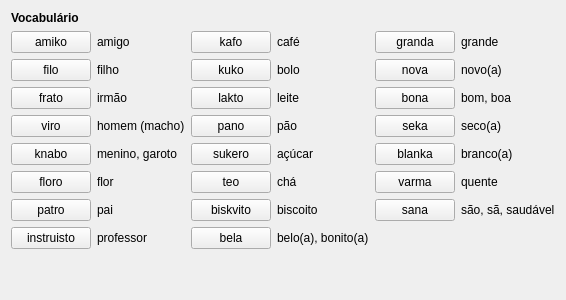
     <widget class="QWidget" name="tab_5">
      <attribute name="icon">
       <iconset resource="ikonoj.qrc">
        <normaloff>:/ikonoj/leciono.png</normaloff>:/ikonoj/leciono.png</iconset>
      </attribute>
      <attribute name="title">
       <string>5</string>
      </attribute>
      <layout class="QVBoxLayout" name="verticalLayout_16">
       <item>
        <widget class="titolo" name="Lec01_Label35">
         <property name="maximumSize">
          <size>
           <width>16777215</width>
           <height>25</height>
          </size>
         </property>
         <property name="font">
          <font>
           <weight>75</weight>
           <bold>true</bold>
          </font>
         </property>
         <property name="text">
          <string>Vocabulário</string>
         </property>
         <property name="wordWrap">
          <bool>true</bool>
         </property>
        </widget>
       </item>
       <item>
        <layout class="QHBoxLayout" name="horizontalLayout_82">
         <item>
          <layout class="QVBoxLayout" name="verticalLayout_13">
           <item>
            <layout class="QHBoxLayout" name="horizontalLayout_58">
             <item>
              <widget class="klakbutono" name="Lec01_Button207">
               <property name="sizePolicy">
                <sizepolicy hsizetype="Maximum" vsizetype="Fixed">
                 <horstretch>0</horstretch>
                 <verstretch>0</verstretch>
                </sizepolicy>
               </property>
               <property name="maximumSize">
                <size>
                 <width>16777215</width>
                 <height>16777215</height>
                </size>
               </property>
               <property name="text">
                <string>amiko</string>
               </property>
              </widget>
             </item>
             <item>
              <widget class="QLabel" name="Lec01_Label44">
               <property name="text">
                <string>amigo</string>
               </property>
               <property name="wordWrap">
                <bool>true</bool>
               </property>
              </widget>
             </item>
            </layout>
           </item>
           <item>
            <layout class="QHBoxLayout" name="horizontalLayout_59">
             <item>
              <widget class="klakbutono" name="Lec01_Button208">
               <property name="sizePolicy">
                <sizepolicy hsizetype="Maximum" vsizetype="Fixed">
                 <horstretch>0</horstretch>
                 <verstretch>0</verstretch>
                </sizepolicy>
               </property>
               <property name="maximumSize">
                <size>
                 <width>16777215</width>
                 <height>16777215</height>
                </size>
               </property>
               <property name="text">
                <string>filo</string>
               </property>
              </widget>
             </item>
             <item>
              <widget class="QLabel" name="Lec01_Label45">
               <property name="text">
                <string>filho</string>
               </property>
               <property name="wordWrap">
                <bool>true</bool>
               </property>
              </widget>
             </item>
            </layout>
           </item>
           <item>
            <layout class="QHBoxLayout" name="horizontalLayout_60">
             <item>
              <widget class="klakbutono" name="Lec01_Button209">
               <property name="sizePolicy">
                <sizepolicy hsizetype="Maximum" vsizetype="Fixed">
                 <horstretch>0</horstretch>
                 <verstretch>0</verstretch>
                </sizepolicy>
               </property>
               <property name="maximumSize">
                <size>
                 <width>16777215</width>
                 <height>16777215</height>
                </size>
               </property>
               <property name="text">
                <string>frato</string>
               </property>
              </widget>
             </item>
             <item>
              <widget class="QLabel" name="Lec01_Label46">
               <property name="text">
                <string>irmão</string>
               </property>
               <property name="wordWrap">
                <bool>true</bool>
               </property>
              </widget>
             </item>
            </layout>
           </item>
           <item>
            <layout class="QHBoxLayout" name="horizontalLayout_61">
             <item>
              <widget class="klakbutono" name="Lec01_Button210">
               <property name="sizePolicy">
                <sizepolicy hsizetype="Maximum" vsizetype="Fixed">
                 <horstretch>0</horstretch>
                 <verstretch>0</verstretch>
                </sizepolicy>
               </property>
               <property name="maximumSize">
                <size>
                 <width>16777215</width>
                 <height>16777215</height>
                </size>
               </property>
               <property name="text">
                <string>viro</string>
               </property>
              </widget>
             </item>
             <item>
              <widget class="QLabel" name="Lec01_Label47">
               <property name="text">
                <string>homem (macho)</string>
               </property>
               <property name="wordWrap">
                <bool>true</bool>
               </property>
              </widget>
             </item>
            </layout>
           </item>
           <item>
            <layout class="QHBoxLayout" name="horizontalLayout_62">
             <item>
              <widget class="klakbutono" name="Lec01_Button211">
               <property name="sizePolicy">
                <sizepolicy hsizetype="Maximum" vsizetype="Fixed">
                 <horstretch>0</horstretch>
                 <verstretch>0</verstretch>
                </sizepolicy>
               </property>
               <property name="maximumSize">
                <size>
                 <width>16777215</width>
                 <height>16777215</height>
                </size>
               </property>
               <property name="text">
                <string>knabo</string>
               </property>
              </widget>
             </item>
             <item>
              <widget class="QLabel" name="Lec01_Label48">
               <property name="text">
                <string>menino, garoto</string>
               </property>
               <property name="wordWrap">
                <bool>true</bool>
               </property>
              </widget>
             </item>
            </layout>
           </item>
           <item>
            <layout class="QHBoxLayout" name="horizontalLayout_63">
             <item>
              <widget class="klakbutono" name="Lec01_Button212">
               <property name="sizePolicy">
                <sizepolicy hsizetype="Maximum" vsizetype="Fixed">
                 <horstretch>0</horstretch>
                 <verstretch>0</verstretch>
                </sizepolicy>
               </property>
               <property name="maximumSize">
                <size>
                 <width>16777215</width>
                 <height>16777215</height>
                </size>
               </property>
               <property name="text">
                <string>floro</string>
               </property>
              </widget>
             </item>
             <item>
              <widget class="QLabel" name="Lec01_Label49">
               <property name="text">
                <string>flor</string>
               </property>
               <property name="wordWrap">
                <bool>true</bool>
               </property>
              </widget>
             </item>
            </layout>
           </item>
           <item>
            <layout class="QHBoxLayout" name="horizontalLayout_64">
             <item>
              <widget class="klakbutono" name="Lec01_Button213">
               <property name="sizePolicy">
                <sizepolicy hsizetype="Maximum" vsizetype="Fixed">
                 <horstretch>0</horstretch>
                 <verstretch>0</verstretch>
                </sizepolicy>
               </property>
               <property name="maximumSize">
                <size>
                 <width>16777215</width>
                 <height>16777215</height>
                </size>
               </property>
               <property name="text">
                <string>patro</string>
               </property>
              </widget>
             </item>
             <item>
              <widget class="QLabel" name="Lec01_Label50">
               <property name="text">
                <string>pai</string>
               </property>
               <property name="wordWrap">
                <bool>true</bool>
               </property>
              </widget>
             </item>
            </layout>
           </item>
           <item>
            <layout class="QHBoxLayout" name="horizontalLayout_65">
             <item>
              <widget class="klakbutono" name="Lec01_Button214">
               <property name="sizePolicy">
                <sizepolicy hsizetype="Maximum" vsizetype="Fixed">
                 <horstretch>0</horstretch>
                 <verstretch>0</verstretch>
                </sizepolicy>
               </property>
               <property name="maximumSize">
                <size>
                 <width>16777215</width>
                 <height>16777215</height>
                </size>
               </property>
               <property name="text">
                <string>instruisto</string>
               </property>
              </widget>
             </item>
             <item>
              <widget class="QLabel" name="Lec01_Label51">
               <property name="text">
                <string>professor</string>
               </property>
               <property name="wordWrap">
                <bool>true</bool>
               </property>
              </widget>
             </item>
            </layout>
           </item>
          </layout>
         </item>
         <item>
          <layout class="QVBoxLayout" name="verticalLayout_14">
           <item>
            <layout class="QHBoxLayout" name="horizontalLayout_66">
             <item>
              <widget class="klakbutono" name="Lec01_Button215">
               <property name="sizePolicy">
                <sizepolicy hsizetype="Maximum" vsizetype="Fixed">
                 <horstretch>0</horstretch>
                 <verstretch>0</verstretch>
                </sizepolicy>
               </property>
               <property name="maximumSize">
                <size>
                 <width>16777215</width>
                 <height>16777215</height>
                </size>
               </property>
               <property name="text">
                <string>kafo</string>
               </property>
              </widget>
             </item>
             <item>
              <widget class="QLabel" name="Lec01_Label52">
               <property name="text">
                <string>café</string>
               </property>
               <property name="wordWrap">
                <bool>true</bool>
               </property>
              </widget>
             </item>
            </layout>
           </item>
           <item>
            <layout class="QHBoxLayout" name="horizontalLayout_67">
             <item>
              <widget class="klakbutono" name="Lec01_Button216">
               <property name="sizePolicy">
                <sizepolicy hsizetype="Maximum" vsizetype="Fixed">
                 <horstretch>0</horstretch>
                 <verstretch>0</verstretch>
                </sizepolicy>
               </property>
               <property name="maximumSize">
                <size>
                 <width>16777215</width>
                 <height>16777215</height>
                </size>
               </property>
               <property name="text">
                <string>kuko</string>
               </property>
              </widget>
             </item>
             <item>
              <widget class="QLabel" name="Lec01_Label53">
               <property name="text">
                <string>bolo</string>
               </property>
               <property name="wordWrap">
                <bool>true</bool>
               </property>
              </widget>
             </item>
            </layout>
           </item>
           <item>
            <layout class="QHBoxLayout" name="horizontalLayout_68">
             <item>
              <widget class="klakbutono" name="Lec01_Button217">
               <property name="sizePolicy">
                <sizepolicy hsizetype="Maximum" vsizetype="Fixed">
                 <horstretch>0</horstretch>
                 <verstretch>0</verstretch>
                </sizepolicy>
               </property>
               <property name="maximumSize">
                <size>
                 <width>16777215</width>
                 <height>16777215</height>
                </size>
               </property>
               <property name="text">
                <string>lakto</string>
               </property>
              </widget>
             </item>
             <item>
              <widget class="QLabel" name="Lec01_Label54">
               <property name="text">
                <string>leite</string>
               </property>
               <property name="wordWrap">
                <bool>true</bool>
               </property>
              </widget>
             </item>
            </layout>
           </item>
           <item>
            <layout class="QHBoxLayout" name="horizontalLayout_69">
             <item>
              <widget class="klakbutono" name="Lec01_Button218">
               <property name="sizePolicy">
                <sizepolicy hsizetype="Maximum" vsizetype="Fixed">
                 <horstretch>0</horstretch>
                 <verstretch>0</verstretch>
                </sizepolicy>
               </property>
               <property name="maximumSize">
                <size>
                 <width>16777215</width>
                 <height>16777215</height>
                </size>
               </property>
               <property name="text">
                <string>pano</string>
               </property>
              </widget>
             </item>
             <item>
              <widget class="QLabel" name="Lec01_Label55">
               <property name="text">
                <string>pão</string>
               </property>
               <property name="wordWrap">
                <bool>true</bool>
               </property>
              </widget>
             </item>
            </layout>
           </item>
           <item>
            <layout class="QHBoxLayout" name="horizontalLayout_70">
             <item>
              <widget class="klakbutono" name="Lec01_Button219">
               <property name="sizePolicy">
                <sizepolicy hsizetype="Maximum" vsizetype="Fixed">
                 <horstretch>0</horstretch>
                 <verstretch>0</verstretch>
                </sizepolicy>
               </property>
               <property name="maximumSize">
                <size>
                 <width>16777215</width>
                 <height>16777215</height>
                </size>
               </property>
               <property name="text">
                <string>sukero</string>
               </property>
              </widget>
             </item>
             <item>
              <widget class="QLabel" name="Lec01_Label56">
               <property name="text">
                <string>açúcar</string>
               </property>
               <property name="wordWrap">
                <bool>true</bool>
               </property>
              </widget>
             </item>
            </layout>
           </item>
           <item>
            <layout class="QHBoxLayout" name="horizontalLayout_71">
             <item>
              <widget class="klakbutono" name="Lec01_Button220">
               <property name="sizePolicy">
                <sizepolicy hsizetype="Maximum" vsizetype="Fixed">
                 <horstretch>0</horstretch>
                 <verstretch>0</verstretch>
                </sizepolicy>
               </property>
               <property name="maximumSize">
                <size>
                 <width>16777215</width>
                 <height>16777215</height>
                </size>
               </property>
               <property name="text">
                <string>teo</string>
               </property>
              </widget>
             </item>
             <item>
              <widget class="QLabel" name="Lec01_Label57">
               <property name="text">
                <string>chá</string>
               </property>
               <property name="wordWrap">
                <bool>true</bool>
               </property>
              </widget>
             </item>
            </layout>
           </item>
           <item>
            <layout class="QHBoxLayout" name="horizontalLayout_72">
             <item>
              <widget class="klakbutono" name="Lec01_Button221">
               <property name="sizePolicy">
                <sizepolicy hsizetype="Maximum" vsizetype="Fixed">
                 <horstretch>0</horstretch>
                 <verstretch>0</verstretch>
                </sizepolicy>
               </property>
               <property name="maximumSize">
                <size>
                 <width>16777215</width>
                 <height>16777215</height>
                </size>
               </property>
               <property name="text">
                <string>biskvito</string>
               </property>
              </widget>
             </item>
             <item>
              <widget class="QLabel" name="Lec01_Label58">
               <property name="text">
                <string>biscoito</string>
               </property>
               <property name="wordWrap">
                <bool>true</bool>
               </property>
              </widget>
             </item>
            </layout>
           </item>
           <item>
            <layout class="QHBoxLayout" name="horizontalLayout_74">
             <item>
              <widget class="klakbutono" name="Lec01_Button222">
               <property name="sizePolicy">
                <sizepolicy hsizetype="Maximum" vsizetype="Fixed">
                 <horstretch>0</horstretch>
                 <verstretch>0</verstretch>
                </sizepolicy>
               </property>
               <property name="maximumSize">
                <size>
                 <width>16777215</width>
                 <height>16777215</height>
                </size>
               </property>
               <property name="text">
                <string>bela</string>
               </property>
              </widget>
             </item>
             <item>
              <widget class="QLabel" name="Lec01_Label60">
               <property name="text">
                <string>belo(a), bonito(a)</string>
               </property>
               <property name="wordWrap">
                <bool>true</bool>
               </property>
              </widget>
             </item>
            </layout>
           </item>
          </layout>
         </item>
         <item>
          <layout class="QVBoxLayout" name="verticalLayout_15">
           <item>
            <layout class="QHBoxLayout" name="horizontalLayout_75">
             <item>
              <widget class="klakbutono" name="Lec01_Button223">
               <property name="sizePolicy">
                <sizepolicy hsizetype="Maximum" vsizetype="Fixed">
                 <horstretch>0</horstretch>
                 <verstretch>0</verstretch>
                </sizepolicy>
               </property>
               <property name="maximumSize">
                <size>
                 <width>16777215</width>
                 <height>16777215</height>
                </size>
               </property>
               <property name="text">
                <string>granda</string>
               </property>
              </widget>
             </item>
             <item>
              <widget class="QLabel" name="Lec01_Label61">
               <property name="text">
                <string>grande</string>
               </property>
               <property name="wordWrap">
                <bool>true</bool>
               </property>
              </widget>
             </item>
            </layout>
           </item>
           <item>
            <layout class="QHBoxLayout" name="horizontalLayout_76">
             <item>
              <widget class="klakbutono" name="Lec01_Button224">
               <property name="sizePolicy">
                <sizepolicy hsizetype="Maximum" vsizetype="Fixed">
                 <horstretch>0</horstretch>
                 <verstretch>0</verstretch>
                </sizepolicy>
               </property>
               <property name="maximumSize">
                <size>
                 <width>16777215</width>
                 <height>16777215</height>
                </size>
               </property>
               <property name="text">
                <string>nova</string>
               </property>
              </widget>
             </item>
             <item>
              <widget class="QLabel" name="Lec01_Label62">
               <property name="text">
                <string>novo(a)</string>
               </property>
               <property name="wordWrap">
                <bool>true</bool>
               </property>
              </widget>
             </item>
            </layout>
           </item>
           <item>
            <layout class="QHBoxLayout" name="horizontalLayout_77">
             <item>
              <widget class="klakbutono" name="Lec01_Button225">
               <property name="sizePolicy">
                <sizepolicy hsizetype="Maximum" vsizetype="Fixed">
                 <horstretch>0</horstretch>
                 <verstretch>0</verstretch>
                </sizepolicy>
               </property>
               <property name="maximumSize">
                <size>
                 <width>16777215</width>
                 <height>16777215</height>
                </size>
               </property>
               <property name="text">
                <string>bona</string>
               </property>
              </widget>
             </item>
             <item>
              <widget class="QLabel" name="Lec01_Label63">
               <property name="text">
                <string>bom, boa</string>
               </property>
               <property name="wordWrap">
                <bool>true</bool>
               </property>
              </widget>
             </item>
            </layout>
           </item>
           <item>
            <layout class="QHBoxLayout" name="horizontalLayout_78">
             <item>
              <widget class="klakbutono" name="Lec01_Button226">
               <property name="sizePolicy">
                <sizepolicy hsizetype="Maximum" vsizetype="Fixed">
                 <horstretch>0</horstretch>
                 <verstretch>0</verstretch>
                </sizepolicy>
               </property>
               <property name="maximumSize">
                <size>
                 <width>16777215</width>
                 <height>16777215</height>
                </size>
               </property>
               <property name="text">
                <string>seka</string>
               </property>
              </widget>
             </item>
             <item>
              <widget class="QLabel" name="Lec01_Label64">
               <property name="text">
                <string>seco(a)</string>
               </property>
               <property name="wordWrap">
                <bool>true</bool>
               </property>
              </widget>
             </item>
            </layout>
           </item>
           <item>
            <layout class="QHBoxLayout" name="horizontalLayout_79">
             <item>
              <widget class="klakbutono" name="Lec01_Button227">
               <property name="sizePolicy">
                <sizepolicy hsizetype="Maximum" vsizetype="Fixed">
                 <horstretch>0</horstretch>
                 <verstretch>0</verstretch>
                </sizepolicy>
               </property>
               <property name="maximumSize">
                <size>
                 <width>16777215</width>
                 <height>16777215</height>
                </size>
               </property>
               <property name="text">
                <string>blanka</string>
               </property>
              </widget>
             </item>
             <item>
              <widget class="QLabel" name="Lec01_Label65">
               <property name="text">
                <string>branco(a)</string>
               </property>
               <property name="wordWrap">
                <bool>true</bool>
               </property>
              </widget>
             </item>
            </layout>
           </item>
           <item>
            <layout class="QHBoxLayout" name="horizontalLayout_80">
             <item>
              <widget class="klakbutono" name="Lec01_Button228">
               <property name="sizePolicy">
                <sizepolicy hsizetype="Maximum" vsizetype="Fixed">
                 <horstretch>0</horstretch>
                 <verstretch>0</verstretch>
                </sizepolicy>
               </property>
               <property name="maximumSize">
                <size>
                 <width>16777215</width>
                 <height>16777215</height>
                </size>
               </property>
               <property name="text">
                <string>varma</string>
               </property>
              </widget>
             </item>
             <item>
              <widget class="QLabel" name="Lec01_Label66">
               <property name="text">
                <string>quente</string>
               </property>
               <property name="wordWrap">
                <bool>true</bool>
               </property>
              </widget>
             </item>
            </layout>
           </item>
           <item>
            <layout class="QHBoxLayout" name="horizontalLayout_81">
             <item>
              <widget class="klakbutono" name="Lec01_Button229">
               <property name="sizePolicy">
                <sizepolicy hsizetype="Maximum" vsizetype="Fixed">
                 <horstretch>0</horstretch>
                 <verstretch>0</verstretch>
                </sizepolicy>
               </property>
               <property name="maximumSize">
                <size>
                 <width>16777215</width>
                 <height>16777215</height>
                </size>
               </property>
               <property name="text">
                <string>sana</string>
               </property>
              </widget>
             </item>
             <item>
              <widget class="QLabel" name="Lec01_Label67">
               <property name="text">
                <string>são, sã, saudável</string>
               </property>
               <property name="wordWrap">
                <bool>true</bool>
               </property>
              </widget>
             </item>
            </layout>
           </item>
           <item>
            <widget class="QLabel" name="label_9">
             <property name="text">
              <string/>
             </property>
            </widget>
           </item>
          </layout>
         </item>
        </layout>
       </item>
       <item>
        <spacer name="verticalSpacer_13">
         <property name="orientation">
          <enum>Qt::Vertical</enum>
         </property>
         <property name="sizeHint" stdset="0">
          <size>
           <width>20</width>
           <height>40</height>
          </size>
         </property>
        </spacer>
       </item>
      </layout>
     </widget>
